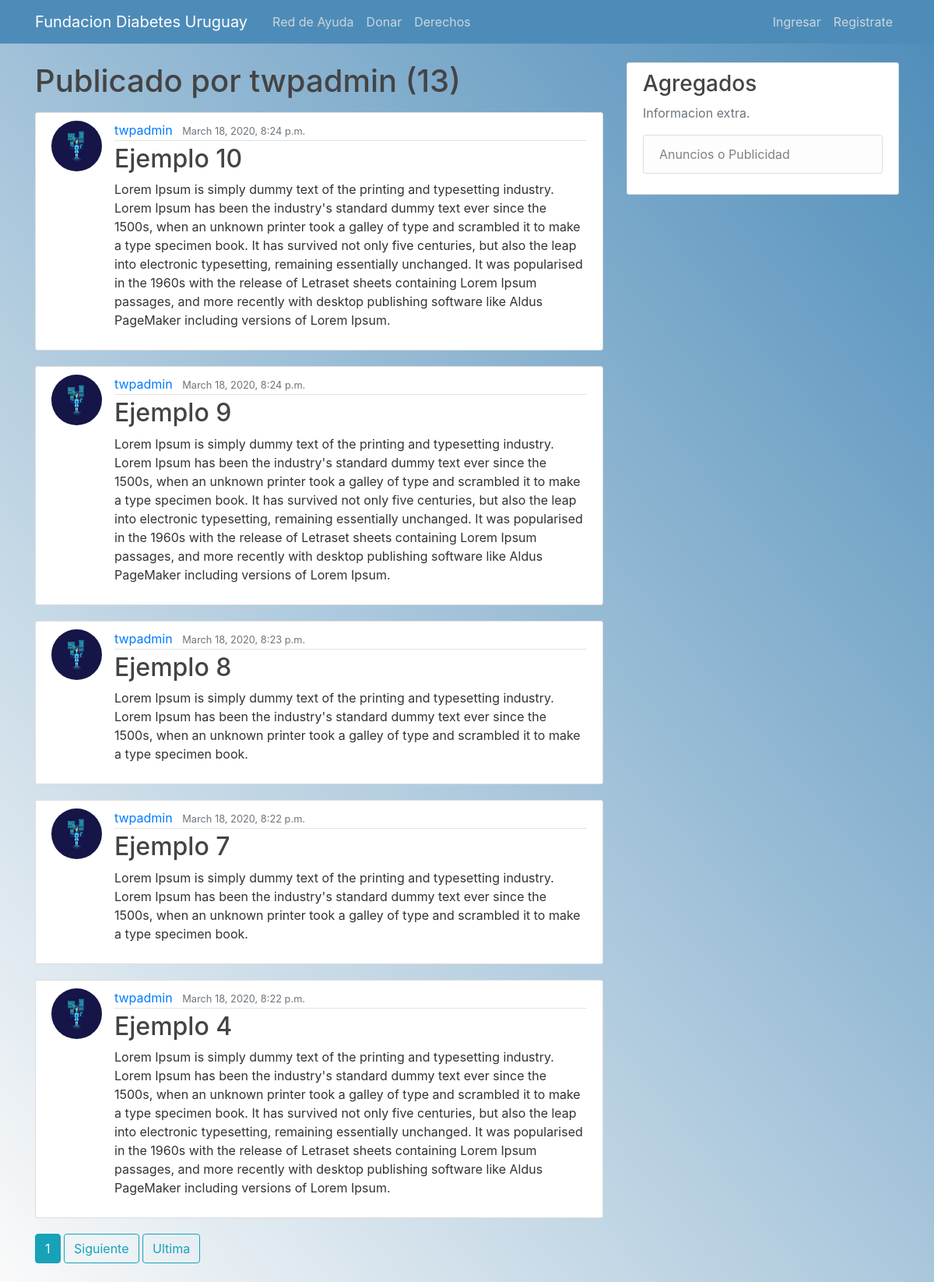
The app's page /user/twpadmin, older data.
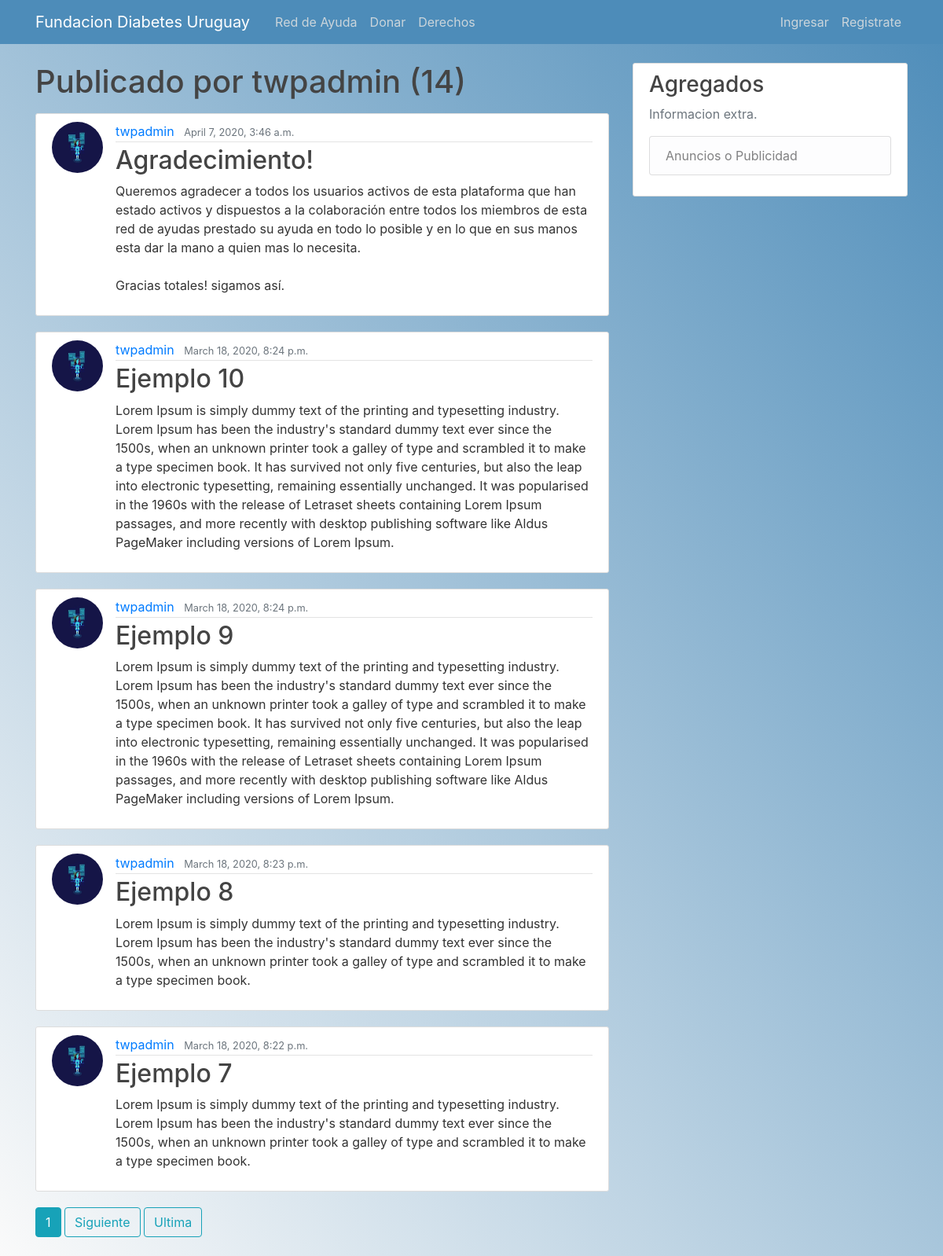
The same page, newer data.
### blog/models.py (models this page shows, shortened)
class Post(models.Model):
    title = models.CharField(max_length=100)
    content = models.TextField()
    date_posted = models.DateTimeField(default=timezone.now)
    author = models.ForeignKey(User, on_delete=models.CASCADE)

### users/models.py (models this page shows, shortened)
class Profile(models.Model):
    user = models.OneToOneField(User, on_delete=models.CASCADE)
    image = models.ImageField(default="default.jpg", upload_to="profile_pics")

### blog/views.py (the view)
# urls.py: path('user/<str:username>', UserPostListView.as_view(), name="user-posts"),
class UserPostListView(ListView):
    model = Post
    template_name = "blog/user_posts.html"
    context_object_name = "posts"
    paginate_by = 5
    def get_queryset(self):
        user = get_object_or_404(User, username=self.kwargs.get("username"))
        return Post.objects.filter(author=user).order_by("-date_posted")

### blog/templates/blog/user_posts.html (shortened to what this page needs)
{% extends "blog/base.html" %}
{% block content %}
<h1 class="mb-3">Publicado por {{ view.kwargs.username }} ({{ page_obj.paginator.count }})</h1>
   {% for post in posts %}
<article class="media content-section">
  <img class="rounded-circle article-img" src="{{ post.author.profile.image.url }}">
  <div class="media-body">
    <div class="article-metadata">
      <a class="mr-2" href="{% url 'user-posts' post.author.username %}">{{ post.author }}</a>
      <small class="text-muted">{{ post.date_posted }}</small>
    </div>
    <h2><a class="article-title" href="{% url 'post-detail' post.id %}">{{ post.title }}</a></h2>
    <p class="article-content">{{ post.content }}</p>
  </div>
</article>
{% endfor %}
{% if is_paginated %}
   {% for num in page_obj.paginator.page_range %}
      {% if page_obj.number == num %}
      <a class="btn btn-info mb-4" href="?page={{ num }}">{{ num }}</a>
      {% elif num > page_obj.number|add:"-3" and num < page_obj.number|add:"-3" %}
      <a class="btn btn-outline-info mb-4" href="?page={{ num }}">{{ num }}</a>
      {% endif %}
   {% endfor %}
      {% if page_obj.has_next %}
  <a class="btn btn-outline-info mb-4" href="?page={{ page_obj.next_page_number }}">Siguiente</a>
  <a class="btn btn-outline-info mb-4" href="?page={{ page_obj.paginator.num_pages }}">Ultima</a>
   {% endif %}
  {% endif %}
{% endblock content %}

Row changes from the older to the newer data that the page shows:
no longer on this page (row unchanged): Post: author.profile.image (picture), author "twpadmin", date_posted "March 18, 2020, 8:22 p.m.", title "Ejemplo 4", content "Lorem Ipsum is simply dummy text of the printing and typesetting industry. Lorem Ipsum has been the industry's standard dummy text ever since the 1500s, when an unknown printer took a galley of type and scrambled it to make a type specimen book. It has survived not only five centuries, but also the leap into electronic typesetting, remaining essentially unchanged. It was popularised in the 1960s with the release of Letraset sheets containing Lorem Ipsum passages, and more recently with desktop publishing software like Aldus PageMaker including versions of Lorem Ipsum."
added Post: author.profile.image (picture), author "twpadmin", date_posted "April 7, 2020, 3:46 a.m.", title "Agradecimiento!", content "Queremos agradecer a todos los usuarios activos de esta plataforma que han estado activos y dispuestos a la colaboración entre todos los miembros de esta red de ayudas prestado su ayuda en todo lo posible y en lo que en sus manos esta dar la mano a quien mas lo necesita. Gracias totales! sigamos así."
Text that changed along with them:
{{ page_obj.paginator.count }}: "13" → "14"
